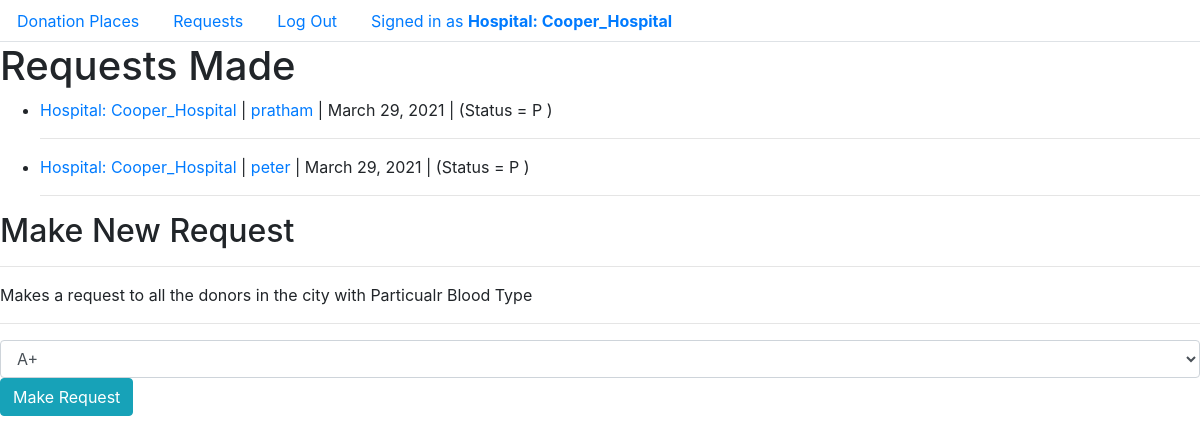
The app's page /requests/ (signed in), older data.
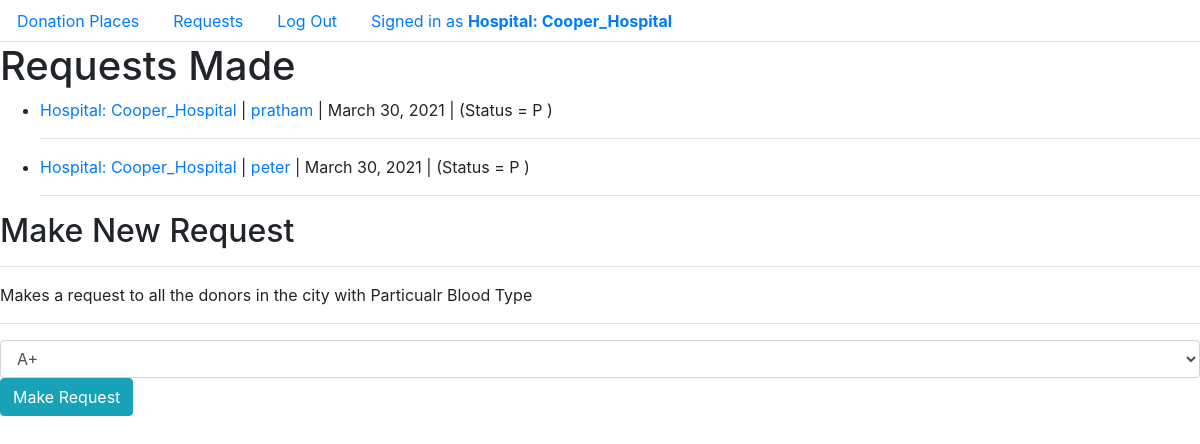
The same page, newer data.
### donate/models.py (models this page shows, shortened)
class User(AbstractUser):
    is_hospital = models.BooleanField(default = False)
    street = models.CharField (max_length=64)
    city = models.CharField (max_length=64)
    state = models.CharField (max_length=64)
    phone_no = PhoneNumberField(unique=True)
    blood_type = models.CharField(choices=unit_choices, max_length=64, blank=True)
    requests = models.ManyToManyField("User", blank=True, through="BloodRequest")
    def __str__(self):
        if self.is_hospital:
            return f'Hospital: {self.username}'
        else:
            return f'{self.username}'

class BloodRequest(models.Model):
    hospital = models.ForeignKey("User", on_delete=models.CASCADE, related_name="requester")
    donor = models.ForeignKey("User", on_delete=models.CASCADE, related_name="requested_donor")
    status_choice = [
        ("P", "Pending"),
        ("A", "Accepted"),
        ("D", "Denied")
    ]
    date = models.DateField(auto_now_add=True)
    status = models.CharField(choices=status_choice, max_length=1, default="P")

### donate/views.py (the view)
# urls.py: path("requests/", views.requests, name="requests"),
@login_required(login_url="login")
def requests(request):
    if request.method == 'POST':
        city = request.user.city
        req_type = request.POST["blood_req_type"]
        for donor in User.objects.filter(blood_type=req_type, city=city):
            BloodRequest.objects.create(hospital=request.user,donor=donor)
    if request.user.is_hospital == True:
        reqs = BloodRequest.objects.filter(hospital=request.user)
    else:
        reqs = BloodRequest.objects.filter(donor=request.user)
    return render(request, "donate/requests.html", {
            "reqs": reqs,
            "today": date.today()
        })

### donate/templates/donate/requests.html (shortened to what this page needs)
{% extends "donate/layout.html" %}
{% load static %}
{% block body %}
    {% if user.is_hospital == True %}
        <h1>Requests Made</h1>
    {% else %}
        <h1>Requests Received</h1>
    {% endif %}
    <ul>
        {% for req in reqs %}
            <li>
                <a href="{% url 'profile' name=req.hospital.username %}">{{ req.hospital }}</a> |
                <a href="{% url 'profile' name=req.donor.username %}">{{ req.donor }}</a> |
                {{ req.date }} |
                (Status = {{ req.status }} )
            </li>
            <hr>
        {% endfor %}
    </ul>
    {% if user.is_hospital == True %}
        <h2>Make New Request</h2>
        <hr>Makes a request to all the donors in the city with Particualr Blood Type<hr>
        <form action="{% url 'requests' %}" method="POST">
            <select class="form-control" name="blood_req_type" required>
                <option value="A+">A+</option>
            </select>
            <input class="btn btn-info" type="submit" value="Make Request">
        </form>
    {% endif %}
{% endblock %}

### donate/templates/donate/layout.html (shortened to what this page needs)
{% load static %}
<!DOCTYPE html>
<html lang="en">
    <head>
        <link rel="stylesheet" href="https://stackpath.bootstrapcdn.com/bootstrap/4.4.1/css/bootstrap.min.css">
    </head>
    <body>
        <ul class="nav nav-tabs links">
            <li class="nav-item">
                <a class="nav-link" href="{% url 'index' %}">Donation Places</a>
            </li>
            {% if user.is_authenticated %}
                <li class="nav-item">
                    <a class="nav-link" href="{% url 'requests' %}">Requests</a>
                </li>
                <li class="nav-item">
                    <a class="nav-link" href="{% url 'logout' %}">Log Out</a>
                </li>
                <li class="nav-item">
                    <a class="nav-link" href="{% url 'profile' name=user.username %}">Signed in as <strong>{{ user }}</strong></a>
                </li>
            {% endif %}
        </ul>
        {% block body %}
        {% endblock %}
    </body>
    </html>
</html>

Row changes from the older to the newer data that the page shows:
removed BloodRequest: hospital "Hospital: Cooper_Hospital", donor "pratham", date "March 29, 2021", status "P"
removed BloodRequest: hospital "Hospital: Cooper_Hospital", donor "peter", date "March 29, 2021", status "P"
added BloodRequest: hospital "Hospital: Cooper_Hospital", donor "pratham", date "March 30, 2021", status "P"
added BloodRequest: hospital "Hospital: Cooper_Hospital", donor "peter", date "March 30, 2021", status "P"
